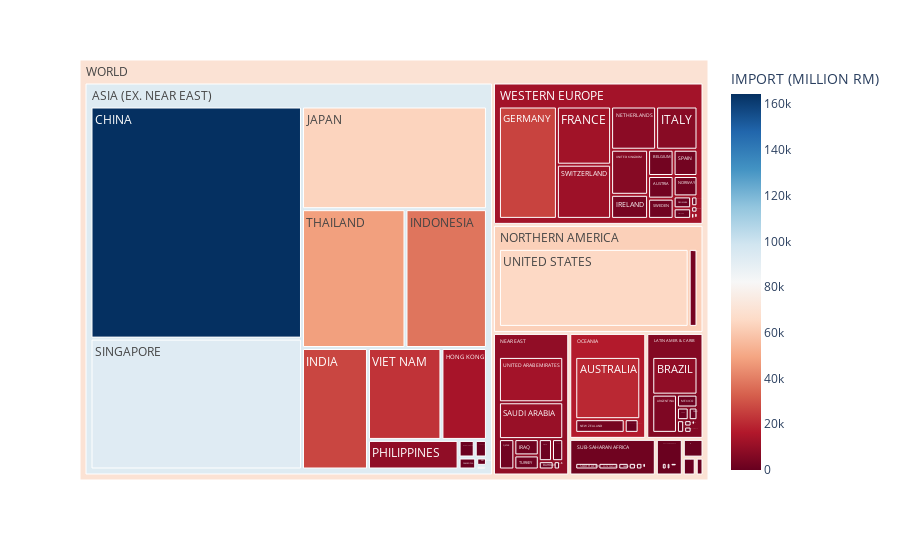

Notebook source saved alongside this figure:
### Code cell
import plotly.express as px
import numpy as np
import pandas as pd

'''Variable year, import_export'''
year = 2018
# 'IMPORT (RM)' or 'EXPORT (RM)'
import_export = 'IMPORT (MILLION RM)'

'''Read Data'''
# Read Data
df = pd.read_csv("trade_new.csv")
df_country = pd.read_csv("region.csv")
df = df[df['YEAR'] == 2017]
'''Data Preprocessing'''
# Filter year
# GroupBy
df_group = df.groupby('COUNTRY')['IMPORT (MILLION RM)'].sum().reset_index()
# Merge
df_merge = df_group.merge(df_country, on='COUNTRY', how='inner')
# Clean 0 trade
df_merge = df_merge[df_merge['IMPORT (MILLION RM)']>0]
df_merge["WORLD"] = "WORLD" # in order to have a single root node

'''Plot'''
fig = px.treemap(df_merge, path=['WORLD', 'Region','COUNTRY'], values='IMPORT (MILLION RM)',
                  color='IMPORT (MILLION RM)', hover_data=['IMPORT (MILLION RM)'],
                  color_continuous_scale='RdBu')
#                   color_continuous_midpoint=np.average(df4['sum_import'], weights=df4['sum_import']))
fig.show()

### Figure 1 — Plotly figure (JSON) as saved in the notebook; plotly's stock layout.template omitted (floating-point values rounded to 4 significant figures; data arrays with more than 128 entries replaced by an {"elided": "..."} marker saying what was removed)
{"data": [{"branchvalues": "total", "customdata": {"elided": "182x2 float values"}, "domain": {"x": [0, 1], "y": [0, 1]}, "hovertemplate": "labels=%{label}<br>IMPORT (MILLION RM)_sum=%{value}<br>parent=%{parent}<br>id=%{id}<br>IMPORT (MILLION RM)=%{color}<extra></extra>", "ids": {"elided": "182 str values"}, "labels": {"elided": "182 str values"}, "marker": {"coloraxis": "coloraxis", "colors": {"elided": "182 float values"}}, "name": "", "parents": {"elided": "182 str values"}, "type": "treemap", "values": {"elided": "182 float values"}}], "layout": {"coloraxis": {"colorbar": {"title": {"text": "IMPORT (MILLION RM)"}}, "colorscale": [[0, "rgb(103,0,31)"], [0.1, "rgb(178,24,43)"], [0.2, "rgb(214,96,77)"], [0.3, "rgb(244,165,130)"], [0.4, "rgb(253,219,199)"], [0.5, "rgb(247,247,247)"], [0.6, "rgb(209,229,240)"], [0.7, "rgb(146,197,222)"], [0.8, "rgb(67,147,195)"], [0.9, "rgb(33,102,172)"], [1, "rgb(5,48,97)"]]}, "legend": {"tracegroupgap": 0}, "margin": {"t": 60}}}
